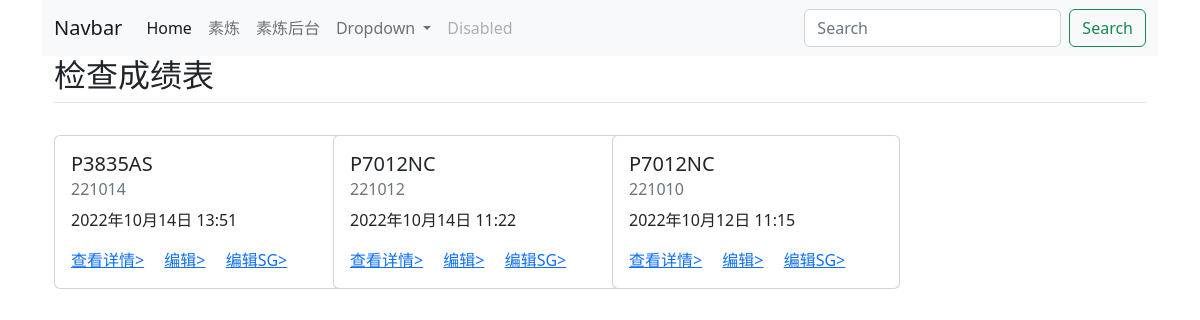
Before: /mixb/ with the older database file.
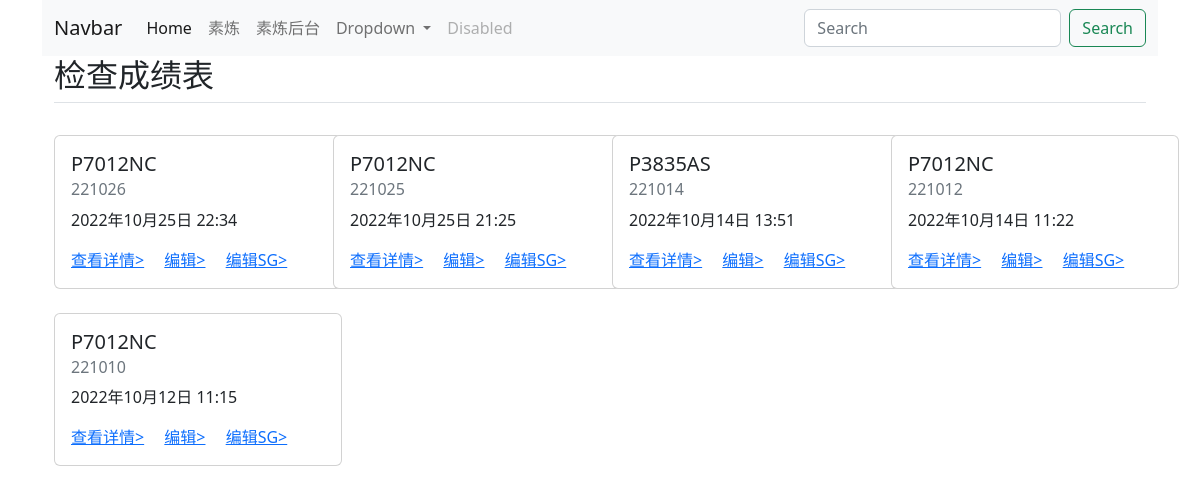
After: the same page with the newer database file.
### mixb/models.py (models this page shows, shortened)
class Schedule(models.Model):
    lot = models.IntegerField(verbose_name='批号')
    item = models.ForeignKey(Item, on_delete=models.CASCADE, verbose_name='品名')
    batch = models.IntegerField(verbose_name='回数')
    packages = models.IntegerField(verbose_name='框数')
    mix_a_lot = models.CharField(max_length=6, blank=True, verbose_name='A炼批号')
    mix_b_lot = models.CharField(max_length=6, blank=True, verbose_name='B炼批号')
    notes = models.CharField(max_length=255, blank=True, verbose_name='备注')
    created_time = models.DateTimeField(auto_created=True, verbose_name='添加时间')
    etd = models.DateField(blank=True, null=True, verbose_name='发货日')
    class Meta:
        verbose_name = verbose_name_plural = '计划'
        ordering = ('-id',)

class Item(models.Model):
    ROTORS = [
        (0, 'ML'),
        (1, 'Ms'),
    ]
    PULL_PERCENT = [
        (0, '300'),
        (1, '100'),
        (2, '50'),
    ]
    PULL_UNIT = [
        (0, 'kgf/cm2'),
        (1, 'Mpa'),
    ]
    customer = models.ForeignKey(Customer, on_delete=models.PROTECT, verbose_name='客户')
    name = models.CharField(max_length=255, verbose_name='品名')
    rotor = models.IntegerField(choices=ROTORS, default=0, verbose_name='转子')
    mv_temperature = models.IntegerField(default=125, blank=True, verbose_name='门尼温度')
    mv_duration = models.CharField(max_length=20, default='1+4', verbose_name='门尼时间')
    scorch_temperature = models.IntegerField(default=125, null=True, blank=True, verbose_name='焦烧温度')
    scorch_type = models.CharField(max_length=20, default='T=5', verbose_name='焦烧类型')
    mdr_temperature = models.IntegerField(null=True, blank=True, verbose_name='MDR温度')
    mdr_duration = models.FloatField(null=True, blank=True, verbose_name='MDR时间')
    vulcanization_temperature = models.IntegerField(null=True, blank=True, verbose_name='硫化温度')
    vulcanization_disc_duration = models.FloatField(null=True, blank=True, verbose_name='圆片时间')
    vulcanization_square_duration = models.FloatField(null=True, blank=True, verbose_name='方片时间')
    m_percent_type = models.IntegerField(choices=PULL_PERCENT, default=0, verbose_name='M%数值')
    m_percent_unit = models.IntegerField(choices=PULL_UNIT, default=0, verbose_name='M%单位')
    tb_unit = models.IntegerField(choices=PULL_UNIT, default=0, verbose_name='TB单位')
    mv = models.CharField(max_length=255, null=True, blank=True, verbose_name='门尼')
    mv_min = models.FloatField(null=True, blank=True, verbose_name='MV最小值')
    mv_max = models.FloatField(null=True, blank=True, verbose_name='MV最大值')
    scorch_min = models.FloatField(null=True, blank=True, verbose_name='焦烧最小值')
    scorch_max = models.FloatField(null=True, blank=True, verbose_name='焦烧最大值')
    fmin_min = models.FloatField(null=True, blank=True, verbose_name='Fmin最小值')
    fmin_max = models.FloatField(null=True, blank=True, verbose_name='Fmin最大值')
    fmax_min = models.FloatField(null=True, blank=True, verbose_name='Fmax最小值')
    fmax_max = models.FloatField(null=True, blank=True, verbose_name='Fmax最大值')
    t10_min = models.FloatField(null=True, blank=True, verbose_name='T10最小值')
    t10_max = models.FloatField(null=True, blank=True, verbose_name='T10最大值')
    t90_min = models.FloatField(null=True, blank=True, verbose_name='T90最小值')
    t90_max = models.FloatField(null=True, blank=True, verbose_name='T90最大值')
    sg_min = models.FloatField(null=True, blank=True, verbose_name='SG最小值')
    sg_max = models.FloatField(null=True, blank=True, verbose_name='SG最大值')
    hs_min = models.FloatField(null=True, blank=True, verbose_name='HS最小值')
    hs_max = models.FloatField(null=True, blank=True, verbose_name='HS最大值')
    m_percent_min = models.FloatField(null=True, blank=True, verbose_name='M%最小值')
    m_percent_max = models.FloatField(null=True, blank=True, verbose_name='M%最大值')
    tb_min = models.FloatField(null=True, blank=True, verbose_name='TB最小值')
    tb_max = models.FloatField(null=True, blank=True, verbose_name='TB最大值')
    eb_min = models.IntegerField(null=True, blank=True, verbose_name='EB最小值')
    eb_max = models.IntegerField(null=True, blank=True, verbose_name='EB最大值')
    def __str__(self):
        return self.name
    class Meta:
        verbose_name = verbose_name_plural = '品名清单'

### mixb/views.py (the view)
# urls.py: path('', views.index, name='index'),
def index(request):
    schedules = Schedule.objects.all()
    batch_no = 1
    context = {
        'schedules': schedules,
        'batch_no' : batch_no,
    }
    return render(request, 'mixb/index.html', context)

### mixb/templates/mixb/index.html
{% extends 'header.html' %}
{% block content %}
{% if schedules %}
<div class="container">
    <h2 class="pb-2 border-bottom">检查成绩表</h2>
    <div class="row">
        {% for schedule in schedules %}
        <div class="col-sm-3 mt-4">
            <div class="card" style="width: 18rem;">
                <div class="card-body">
                    <h5 class="card-title">{{ schedule.item }}</h5>
                    <h6 class="card-subtitle mb-2 text-muted">{{ schedule.lot }}</h6>
                    <p class="card-text">{{ schedule.created_time }}</p>
                    <a href="/mixb/{{ schedule.id }}/" class="card-link">查看详情></a>
                    <a href="{% url 'mixb:test' schedule.id batch_no %}" class="card-link">编辑></a>
                    <a href="{% url 'mixb:test_sg' schedule.id batch_no %}" class="card-link">编辑SG></a>
                </div>
            </div>
        </div>
        {% endfor %}
    </div>
</div>
{% else %}
<p>no results.</p>
{% endif %}
{% endblock content %}

Changed rows visible on the page:
added Schedule: item "P7012NC", lot "221026", created_time "2022年10月25日 22:34"
added Schedule: item "P7012NC", lot "221025", created_time "2022年10月25日 21:25"
